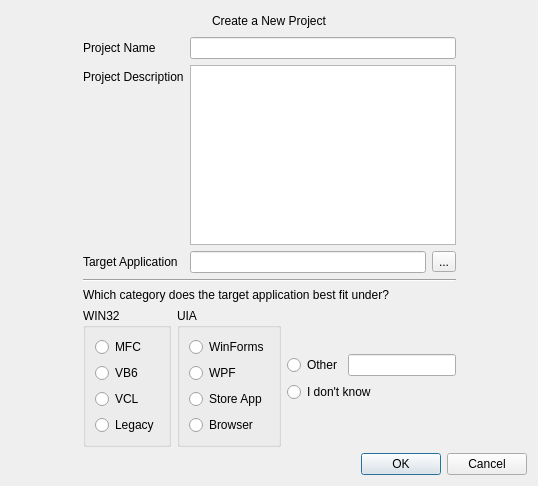
<?xml version="1.0" encoding="UTF-8"?>
<ui version="4.0">
 <class>Dialog</class>
 <widget class="QDialog" name="Dialog">
  <property name="geometry">
   <rect>
    <x>0</x>
    <y>0</y>
    <width>538</width>
    <height>486</height>
   </rect>
  </property>
  <property name="windowTitle">
   <string>Dialog</string>
  </property>
  <layout class="QVBoxLayout" name="verticalLayout_5">
   <item>
    <layout class="QHBoxLayout" name="horizontalLayout_5">
     <item>
      <spacer name="horizontalSpacer_4">
       <property name="orientation">
        <enum>Qt::Horizontal</enum>
       </property>
       <property name="sizeHint" stdset="0">
        <size>
         <width>40</width>
         <height>20</height>
        </size>
       </property>
      </spacer>
     </item>
     <item>
      <widget class="QLabel" name="title_label">
       <property name="text">
        <string>Create a New Project</string>
       </property>
      </widget>
     </item>
     <item>
      <spacer name="horizontalSpacer_3">
       <property name="orientation">
        <enum>Qt::Horizontal</enum>
       </property>
       <property name="sizeHint" stdset="0">
        <size>
         <width>40</width>
         <height>20</height>
        </size>
       </property>
      </spacer>
     </item>
    </layout>
   </item>
   <item>
    <layout class="QHBoxLayout" name="horizontalLayout_4">
     <item>
      <spacer name="horizontalSpacer_2">
       <property name="orientation">
        <enum>Qt::Horizontal</enum>
       </property>
       <property name="sizeHint" stdset="0">
        <size>
         <width>40</width>
         <height>20</height>
        </size>
       </property>
      </spacer>
     </item>
     <item>
      <layout class="QVBoxLayout" name="verticalLayout_4">
       <item>
        <layout class="QFormLayout" name="formLayout">
         <item row="0" column="0">
          <widget class="QLabel" name="name_label">
           <property name="text">
            <string>Project Name</string>
           </property>
          </widget>
         </item>
         <item row="0" column="1">
          <widget class="QLineEdit" name="project_name_edit"/>
         </item>
         <item row="1" column="0">
          <widget class="QLabel" name="description_label">
           <property name="text">
            <string>Project Description</string>
           </property>
          </widget>
         </item>
         <item row="1" column="1">
          <widget class="QTextEdit" name="description_edit"/>
         </item>
         <item row="2" column="0">
          <widget class="QLabel" name="application_label">
           <property name="text">
            <string>Target Application</string>
           </property>
          </widget>
         </item>
         <item row="2" column="1">
          <layout class="QHBoxLayout" name="horizontalLayout">
           <item>
            <widget class="QLineEdit" name="filepath_edit"/>
           </item>
           <item>
            <widget class="QToolButton" name="browseFilesButton">
             <property name="text">
              <string>...</string>
             </property>
            </widget>
           </item>
          </layout>
         </item>
        </layout>
       </item>
       <item>
        <widget class="Line" name="line">
         <property name="orientation">
          <enum>Qt::Horizontal</enum>
         </property>
        </widget>
       </item>
       <item>
        <widget class="QLabel" name="label_4">
         <property name="text">
          <string>Which category does the target application best fit under?</string>
         </property>
        </widget>
       </item>
       <item>
        <layout class="QHBoxLayout" name="horizontalLayout_3">
         <item>
          <widget class="QGroupBox" name="groupBox">
           <property name="title">
            <string>WIN32</string>
           </property>
           <layout class="QVBoxLayout" name="verticalLayout_2">
            <item>
             <widget class="QRadioButton" name="option_MFC">
              <property name="text">
               <string>MFC</string>
              </property>
             </widget>
            </item>
            <item>
             <widget class="QRadioButton" name="option_VB6">
              <property name="text">
               <string>VB6</string>
              </property>
             </widget>
            </item>
            <item>
             <widget class="QRadioButton" name="option_VCL">
              <property name="text">
               <string>VCL</string>
              </property>
             </widget>
            </item>
            <item>
             <widget class="QRadioButton" name="option_Legacy">
              <property name="text">
               <string>Legacy</string>
              </property>
             </widget>
            </item>
           </layout>
          </widget>
         </item>
         <item>
          <widget class="QGroupBox" name="groupBox_2">
           <property name="title">
            <string>UIA</string>
           </property>
           <layout class="QVBoxLayout" name="verticalLayout">
            <item>
             <widget class="QRadioButton" name="option_WinForms">
              <property name="text">
               <string>WinForms</string>
              </property>
             </widget>
            </item>
            <item>
             <widget class="QRadioButton" name="option_WPF">
              <property name="text">
               <string>WPF</string>
              </property>
             </widget>
            </item>
            <item>
             <widget class="QRadioButton" name="option_Store_App">
              <property name="text">
               <string>Store App</string>
              </property>
             </widget>
            </item>
            <item>
             <widget class="QRadioButton" name="option_Browser">
              <property name="text">
               <string>Browser</string>
              </property>
             </widget>
            </item>
           </layout>
          </widget>
         </item>
         <item>
          <layout class="QVBoxLayout" name="verticalLayout_3">
           <item>
            <spacer name="verticalSpacer">
             <property name="orientation">
              <enum>Qt::Vertical</enum>
             </property>
             <property name="sizeHint" stdset="0">
              <size>
               <width>20</width>
               <height>40</height>
              </size>
             </property>
            </spacer>
           </item>
           <item>
            <layout class="QHBoxLayout" name="horizontalLayout_2">
             <item>
              <widget class="QRadioButton" name="option_Other">
               <property name="text">
                <string>Other</string>
               </property>
              </widget>
             </item>
             <item>
              <widget class="QLineEdit" name="other_edit"/>
             </item>
            </layout>
           </item>
           <item>
            <widget class="QRadioButton" name="option_idk">
             <property name="text">
              <string>I don't know</string>
             </property>
            </widget>
           </item>
           <item>
            <spacer name="verticalSpacer_2">
             <property name="orientation">
              <enum>Qt::Vertical</enum>
             </property>
             <property name="sizeHint" stdset="0">
              <size>
               <width>20</width>
               <height>40</height>
              </size>
             </property>
            </spacer>
           </item>
          </layout>
         </item>
        </layout>
       </item>
      </layout>
     </item>
     <item>
      <spacer name="horizontalSpacer">
       <property name="orientation">
        <enum>Qt::Horizontal</enum>
       </property>
       <property name="sizeHint" stdset="0">
        <size>
         <width>40</width>
         <height>20</height>
        </size>
       </property>
      </spacer>
     </item>
    </layout>
   </item>
   <item>
    <widget class="QDialogButtonBox" name="dialogButtons">
     <property name="orientation">
      <enum>Qt::Horizontal</enum>
     </property>
     <property name="standardButtons">
      <set>QDialogButtonBox::Cancel|QDialogButtonBox::Ok</set>
     </property>
    </widget>
   </item>
  </layout>
 </widget>
 <resources/>
 <connections>
  <connection>
   <sender>dialogButtons</sender>
   <signal>accepted()</signal>
   <receiver>Dialog</receiver>
   <slot>accept()</slot>
   <hints>
    <hint type="sourcelabel">
     <x>248</x>
     <y>254</y>
    </hint>
    <hint type="destinationlabel">
     <x>157</x>
     <y>274</y>
    </hint>
   </hints>
  </connection>
  <connection>
   <sender>dialogButtons</sender>
   <signal>rejected()</signal>
   <receiver>Dialog</receiver>
   <slot>reject()</slot>
   <hints>
    <hint type="sourcelabel">
     <x>316</x>
     <y>260</y>
    </hint>
    <hint type="destinationlabel">
     <x>286</x>
     <y>274</y>
    </hint>
   </hints>
  </connection>
 </connections>
</ui>
